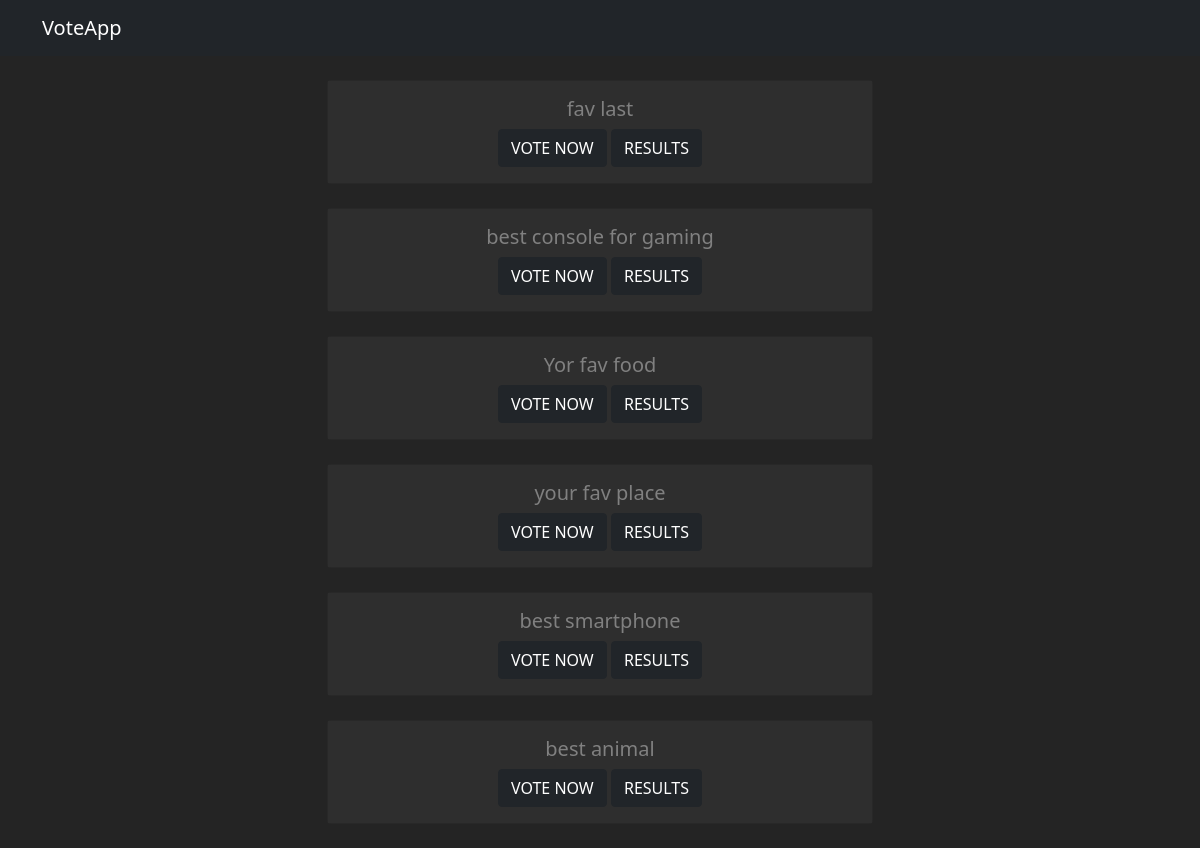
/polls/, run on an earlier commit of the app's database.
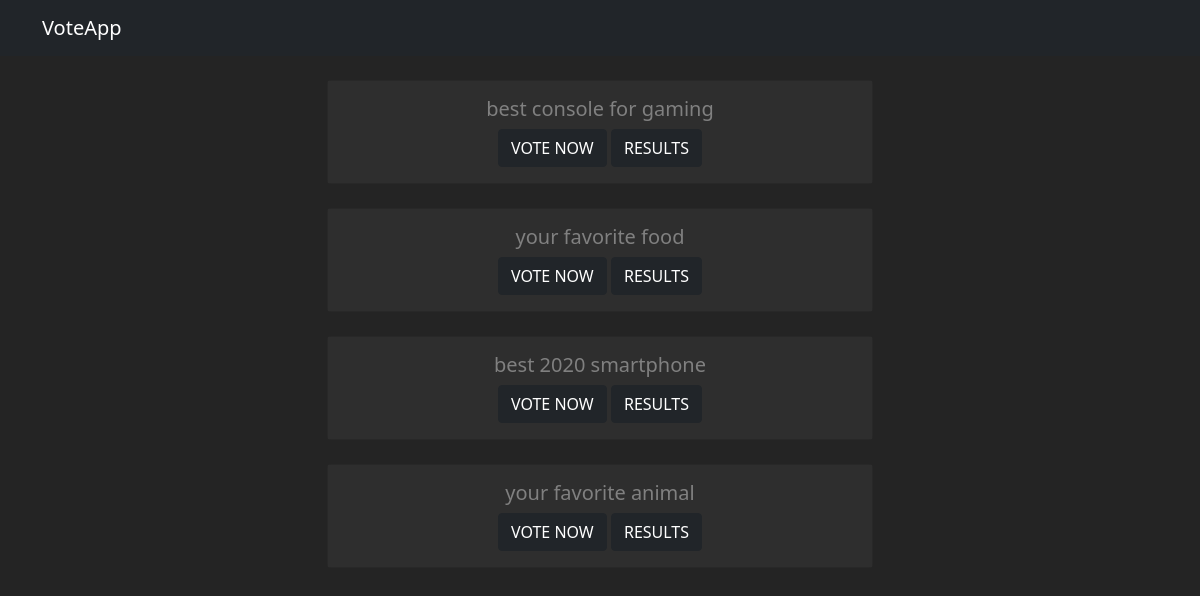
And on a later commit of the database.
### polls/models.py (models this page shows, shortened)
class Question(models.Model):
	question_text = models.CharField(max_length=200)
	pub_date = models.DateTimeField('date published')

### polls/views.py (the view)
# urls.py: path('', views.index, name='index')
def index(request):
	questions = Question.objects.order_by('-pub_date')[:6]
	context = {'questions':questions}
	return render(request, 'polls/index.html', context)

### templates/polls/index.html
{% extends 'base.html' %}
{% block content %}
{% for q in questions %}
<div class="card mb-4">
	<div class="card-body text-center">
		<h5>{{ q.question_text }}</h5>
		<a href="{% url 'polls:detail' q.id %}" class="btn btn-dark">VOTE NOW</a>
		<a href="{% url 'polls:results' q.id %}" class="btn btn-dark">RESULTS</a>
	</div>
</div>
{% endfor %}
{% endblock %}

### templates/base.html (shortened to what this page needs)
{% load static %}
<!DOCTYPE html>
<html>
<head>
	<link
	href="https://cdn.jsdelivr.net/npm/bootstrap@5.0.2/dist/css/bootstrap.min.css"
	rel="stylesheet"
>
	<link rel="stylesheet" type="text/css" href="{% static 'css/main.css' %}">
</head>
<body>
{% include 'partials/_navbar.html' %}
<div class="container">
	<div class="row">
		<div class="col-md-6 m-auto">
			{% block content %}{% endblock %}
		</div>
	</div>
</div>
</body>
</html>

### templates/partials/_navbar.html
<nav class="navbar navbar-dark bg-dark mb-4">
	<div class="container">
		<a class="navbar-brand" href="/">VoteApp</a>
	</div>
</nav>

### static/css/main.css (style rules this page uses)
body { background-color: rgba(36, 36, 36)!important; }
.card-body { background: #2e2e2e; color: grey; }
.card { background: #2e2e2e; color: grey; }

What changed in the data, as far as the page shows it:
removed Question: question_text "fav last"
removed Question: question_text "your fav place"
changed Question: question_text "Yor fav food" → "your favorite food"
changed Question: question_text "best smartphone" → "best 2020 smartphone"
changed Question: question_text "best animal" → "your favorite animal"
